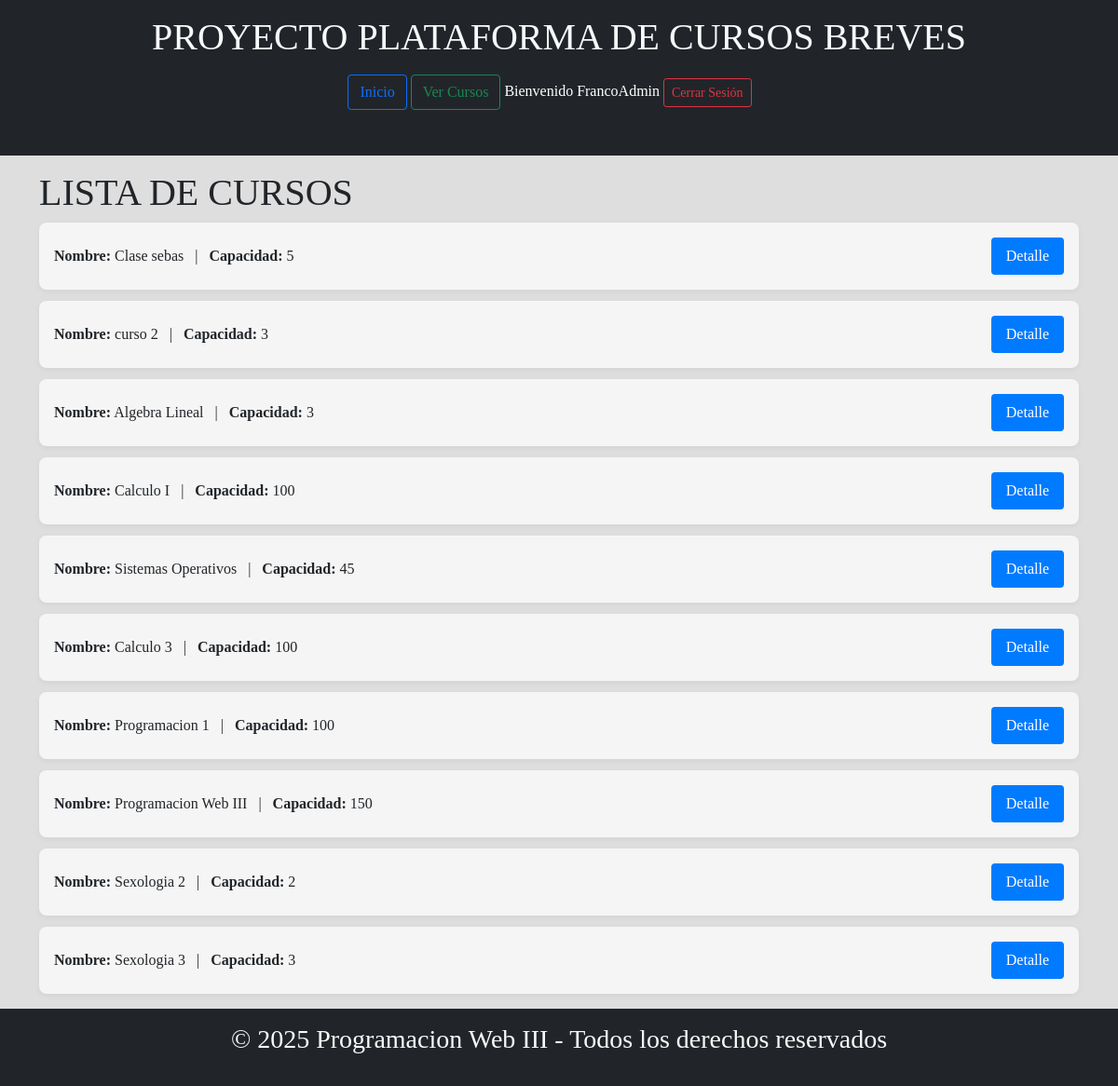
Before: /lista_cursos/ (signed in) with the older database file.
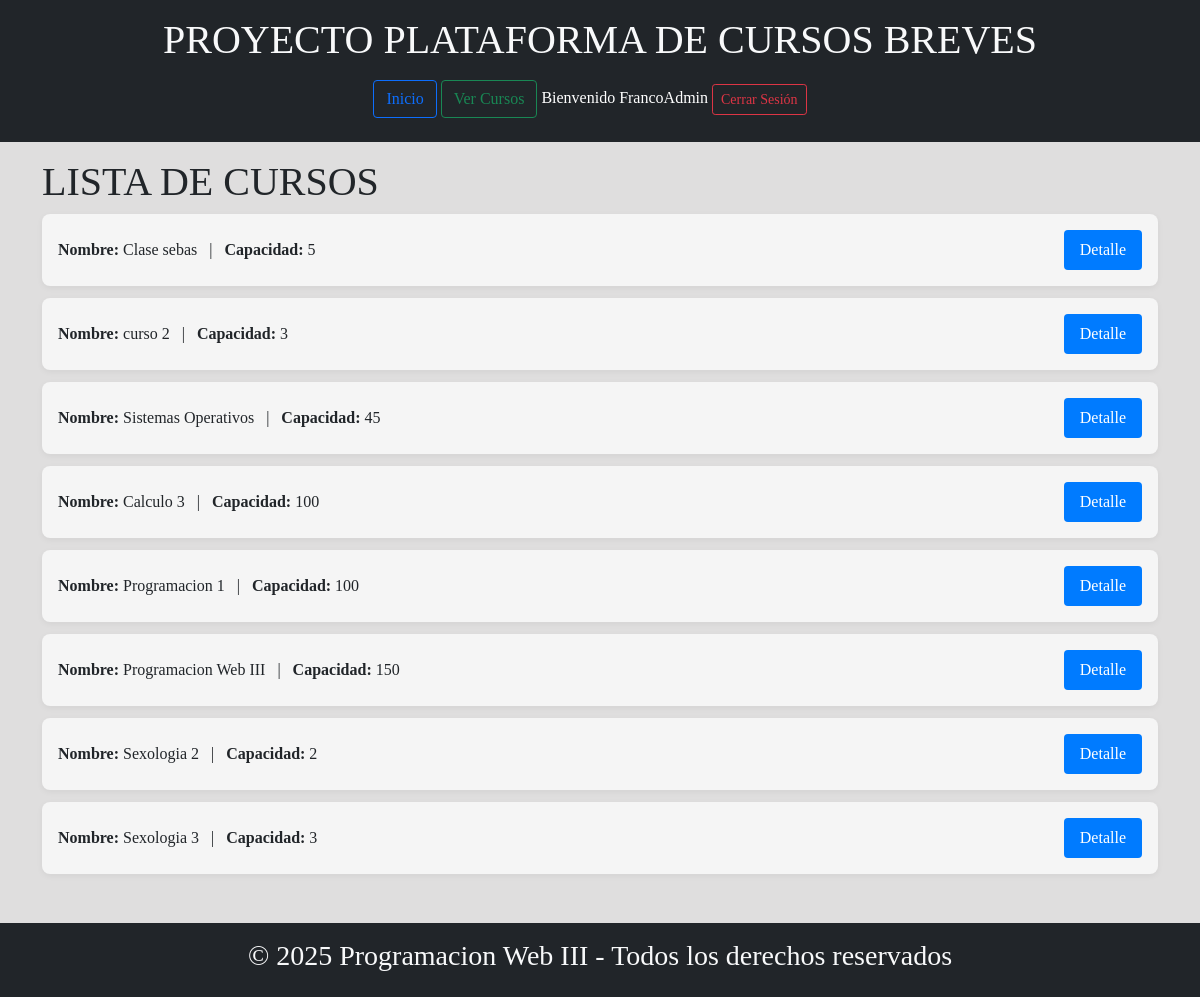
After: the same page with the newer database file.
### aplicacion/models.py (models this page shows, shortened)
class Curso(models.Model):
    nom_curso = models.CharField(max_length=30)
    capacidad = models.IntegerField()
    id_profesor = models.ForeignKey(Profesor, on_delete=models.CASCADE, related_name='cursos')

### aplicacion/views.py (the view)
# urls.py: path('lista_cursos/', views.lista_cursos, name='lista_cursos'),
@login_required
def lista_cursos(request):
    cursos = Curso.objects.all()
    return render(request,'aplicacion/lista_cursos.html', {'cursos':cursos})

### aplicacion/templates/aplicacion/lista_cursos.html
{% extends "aplicacion/base.html" %}
{% block content %}
    <h1>LISTA DE CURSOS</h1>
    <ul style="list-style: none; padding: 0;">
        {% for curso in cursos %}
            <li style="background: #f5f5f5; margin-bottom: 12px; padding: 16px; border-radius: 8px; box-shadow: 0 2px 6px rgba(0,0,0,0.05); display: flex; align-items: center; justify-content: space-between;">
                <span>
                    <strong>Nombre:</strong> {{ curso.nom_curso }} &nbsp; | &nbsp;
                    <strong>Capacidad:</strong> {{ curso.capacidad }}
                </span>
                <a href="{% url 'detalle_curso' curso.pk %}" style="background: #007bff; color: #fff; padding: 8px 16px; border-radius: 4px; text-decoration: none; transition: background 0.2s;">
                    Detalle
                </a>
            </li>
        {% endfor %}
    </ul>
{% endblock content %}

Changed rows visible on the page:
removed Curso: nom_curso "Algebra Lineal", capacidad "3"
removed Curso: nom_curso "Calculo I", capacidad "100"
